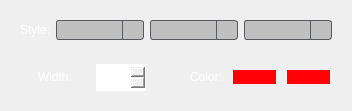
        <widget class="QWidget" name="page_line">
         <property name="sizePolicy">
          <sizepolicy hsizetype="Maximum" vsizetype="Maximum">
           <horstretch>0</horstretch>
           <verstretch>0</verstretch>
          </sizepolicy>
         </property>
         <property name="maximumSize">
          <size>
           <width>16777215</width>
           <height>16777215</height>
          </size>
         </property>
         <property name="styleSheet">
          <string notr="true"/>
         </property>
         <layout class="QGridLayout" name="gridLayout_19">
          <item row="0" column="0" colspan="2">
           <widget class="QWidget" name="page_line_style_background" native="true">
            <property name="styleSheet">
             <string notr="true">border-radius: 0px;</string>
            </property>
            <layout class="QGridLayout" name="gridLayout_20">
             <item row="0" column="0">
              <widget class="QLabel" name="line_style_label">
               <property name="sizePolicy">
                <sizepolicy hsizetype="Maximum" vsizetype="Maximum">
                 <horstretch>0</horstretch>
                 <verstretch>0</verstretch>
                </sizepolicy>
               </property>
               <property name="styleSheet">
                <string notr="true">background-color: rgba(0, 0, 0, 0);
color: rgb(255, 255, 255);</string>
               </property>
               <property name="text">
                <string>Style:</string>
               </property>
              </widget>
             </item>
             <item row="0" column="3">
              <widget class="QComboBox" name="line_style_capend">
               <property name="sizePolicy">
                <sizepolicy hsizetype="Maximum" vsizetype="Maximum">
                 <horstretch>0</horstretch>
                 <verstretch>0</verstretch>
                </sizepolicy>
               </property>
               <property name="styleSheet">
                <string notr="true">QComboBox {
	border: 1px solid #565a5e;
	border-radius: 3px;
	padding: 1px 18px 1px 3px;
    background-color: rgba(0, 0, 0, 50);
    color: rgb(255, 255, 255);
}

QComboBox::drop-down {
    subcontrol-origin: padding;
    subcontrol-position: top right;
    width: 20px;

    border-left-width: 1px;
    border-left-color: #565a5e;
    border-left-style: solid;
}

QComboBox::down-arrow {
	border-image: url(:/ComboBox/Resourse/ComboBox/Arrow-Down.png);
}

QComboBox::down-arrow:on {
	border-image: url(:/ComboBox/Resourse/ComboBox/Arrow-Up.png);
}

QComboBox QAbstractItemView {
    border: 1px solid #565a5e;
    border-radius: 3px;
    background-color: #2e3033;
    color: rgb(255, 255, 255);
    selection-background-color: #3e4145;
}

QComboBox::item {
    padding: 5px;
}

QComboBox::item:selected {
    background-color: #3e4145;
}</string>
               </property>
               <property name="maxVisibleItems">
                <number>5</number>
               </property>
              </widget>
             </item>
             <item row="0" column="1">
              <widget class="QComboBox" name="line_style_capstart">
               <property name="sizePolicy">
                <sizepolicy hsizetype="Maximum" vsizetype="Maximum">
                 <horstretch>0</horstretch>
                 <verstretch>0</verstretch>
                </sizepolicy>
               </property>
               <property name="styleSheet">
                <string notr="true">QComboBox {
	border: 1px solid #565a5e;
	border-radius: 3px;
	padding: 1px 18px 1px 3px;
    background-color: rgba(0, 0, 0, 50);
    color: rgb(255, 255, 255);
}

QComboBox::drop-down {
    subcontrol-origin: padding;
    subcontrol-position: top right;
    width: 20px;

    border-left-width: 1px;
    border-left-color: #565a5e;
    border-left-style: solid;
}

QComboBox::down-arrow {
	border-image: url(:/ComboBox/Resourse/ComboBox/Arrow-Down.png);
}

QComboBox::down-arrow:on {
	border-image: url(:/ComboBox/Resourse/ComboBox/Arrow-Up.png);
}

QComboBox QAbstractItemView {
    border: 1px solid #565a5e;
    border-radius: 3px;
    background-color: #2e3033;
    color: rgb(255, 255, 255);
    selection-background-color: #3e4145;
}

QComboBox::item {
    padding: 5px;
}

QComboBox::item:selected {
    background-color: #3e4145;
}</string>
               </property>
               <property name="maxVisibleItems">
                <number>5</number>
               </property>
              </widget>
             </item>
             <item row="0" column="2">
              <widget class="QComboBox" name="line_style">
               <property name="sizePolicy">
                <sizepolicy hsizetype="Maximum" vsizetype="Maximum">
                 <horstretch>0</horstretch>
                 <verstretch>0</verstretch>
                </sizepolicy>
               </property>
               <property name="styleSheet">
                <string notr="true">QComboBox {
	border: 1px solid #565a5e;
	border-radius: 3px;
	padding: 1px 18px 1px 3px;
    background-color: rgba(0, 0, 0, 50);
    color: rgb(255, 255, 255);
}

QComboBox::drop-down {
    subcontrol-origin: padding;
    subcontrol-position: top right;
    width: 20px;

    border-left-width: 1px;
    border-left-color: #565a5e;
    border-left-style: solid;
}

QComboBox::down-arrow {
	border-image: url(:/ComboBox/Resourse/ComboBox/Arrow-Down.png);
}

QComboBox::down-arrow:on {
	border-image: url(:/ComboBox/Resourse/ComboBox/Arrow-Up.png);
}

QComboBox QAbstractItemView {
    border: 1px solid #565a5e;
    border-radius: 3px;
    background-color: #2e3033;
    color: rgb(255, 255, 255);
    selection-background-color: #3e4145;
}

QComboBox::item {
    padding: 5px;
}

QComboBox::item:selected {
    background-color: #3e4145;
}</string>
               </property>
               <property name="maxVisibleItems">
                <number>5</number>
               </property>
              </widget>
             </item>
            </layout>
           </widget>
          </item>
          <item row="1" column="1">
           <widget class="QWidget" name="page_line_color_background" native="true">
            <property name="sizePolicy">
             <sizepolicy hsizetype="Minimum" vsizetype="Minimum">
              <horstretch>0</horstretch>
              <verstretch>0</verstretch>
             </sizepolicy>
            </property>
            <property name="styleSheet">
             <string notr="true">border-radius: 0px;</string>
            </property>
            <layout class="QGridLayout" name="gridLayout_18">
             <property name="leftMargin">
              <number>11</number>
             </property>
             <property name="topMargin">
              <number>11</number>
             </property>
             <property name="rightMargin">
              <number>11</number>
             </property>
             <property name="bottomMargin">
              <number>11</number>
             </property>
             <property name="spacing">
              <number>11</number>
             </property>
             <item row="0" column="0">
              <widget class="QLabel" name="line_color_label">
               <property name="sizePolicy">
                <sizepolicy hsizetype="Maximum" vsizetype="Maximum">
                 <horstretch>0</horstretch>
                 <verstretch>0</verstretch>
                </sizepolicy>
               </property>
               <property name="styleSheet">
                <string notr="true">background-color: rgba(0, 0, 0, 0);
color: rgb(255, 255, 255);</string>
               </property>
               <property name="text">
                <string>Color:</string>
               </property>
              </widget>
             </item>
             <item row="0" column="1">
              <widget class="QPushButton" name="line_color">
               <property name="sizePolicy">
                <sizepolicy hsizetype="Minimum" vsizetype="Maximum">
                 <horstretch>0</horstretch>
                 <verstretch>0</verstretch>
                </sizepolicy>
               </property>
               <property name="styleSheet">
                <string notr="true">background-color: rgb(255, 0, 4);
border-radius: 0px;</string>
               </property>
               <property name="text">
                <string/>
               </property>
              </widget>
             </item>
             <item row="0" column="2">
              <widget class="QPushButton" name="line_secondary_color">
               <property name="sizePolicy">
                <sizepolicy hsizetype="Minimum" vsizetype="Maximum">
                 <horstretch>0</horstretch>
                 <verstretch>0</verstretch>
                </sizepolicy>
               </property>
               <property name="styleSheet">
                <string notr="true">background-color: rgb(255, 0, 4);
border-radius: 0px;</string>
               </property>
               <property name="text">
                <string/>
               </property>
              </widget>
             </item>
            </layout>
           </widget>
          </item>
          <item row="1" column="0">
           <widget class="QWidget" name="page_line_size_background" native="true">
            <property name="sizePolicy">
             <sizepolicy hsizetype="Minimum" vsizetype="Maximum">
              <horstretch>0</horstretch>
              <verstretch>0</verstretch>
             </sizepolicy>
            </property>
            <property name="styleSheet">
             <string notr="true">border-radius: 0px;</string>
            </property>
            <layout class="QGridLayout" name="gridLayout_21">
             <item row="0" column="1">
              <widget class="QSpinBox" name="line_size">
               <property name="sizePolicy">
                <sizepolicy hsizetype="Maximum" vsizetype="Maximum">
                 <horstretch>0</horstretch>
                 <verstretch>0</verstretch>
                </sizepolicy>
               </property>
               <property name="minimumSize">
                <size>
                 <width>50</width>
                 <height>27</height>
                </size>
               </property>
               <property name="styleSheet">
                <string notr="true">QSpinBox {
    padding-left: 11px;

	color: rgb(255, 255, 255);

	border-style: outset;
	border-radius: 0px;
}
</string>
               </property>
               <property name="minimum">
                <number>1</number>
               </property>
               <property name="value">
                <number>99</number>
               </property>
              </widget>
             </item>
             <item row="0" column="0">
              <widget class="QLabel" name="line_size_label">
               <property name="sizePolicy">
                <sizepolicy hsizetype="Maximum" vsizetype="Maximum">
                 <horstretch>0</horstretch>
                 <verstretch>0</verstretch>
                </sizepolicy>
               </property>
               <property name="styleSheet">
                <string notr="true">background-color: rgba(0, 0, 0, 0);
color: rgb(255, 255, 255);</string>
               </property>
               <property name="text">
                <string>Width:</string>
               </property>
              </widget>
             </item>
            </layout>
           </widget>
          </item>
         </layout>
        </widget>
